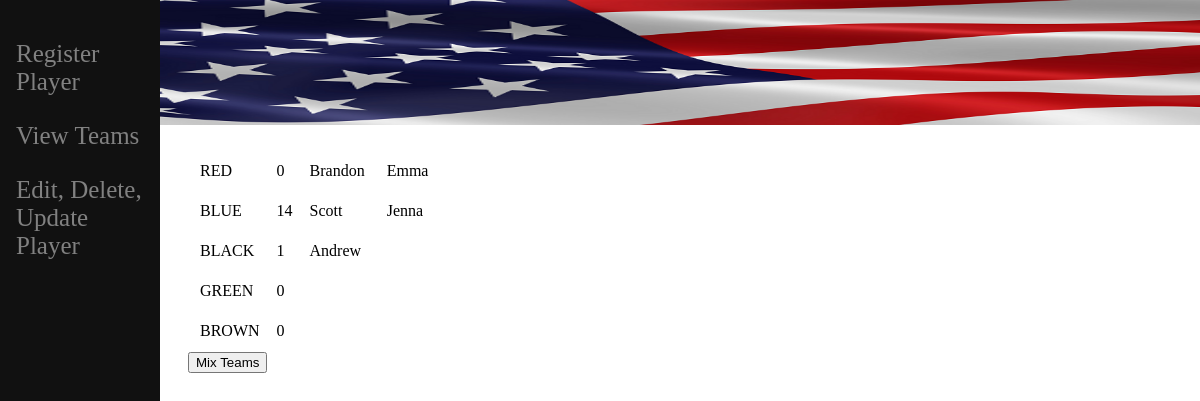
The app's page /, older data.
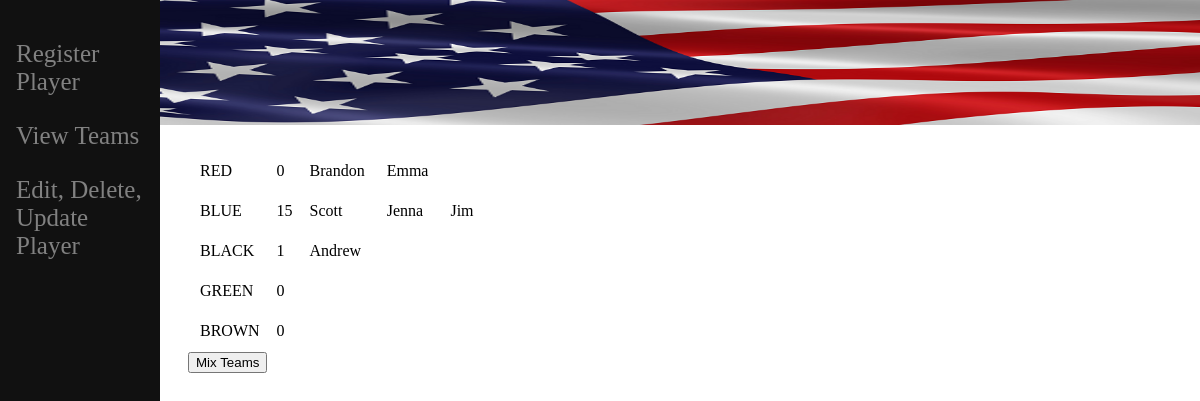
The same page, newer data.
### v_ball/models.py (models this page shows)
class Player(models.Model):
    player_name = models.CharField(max_length=30)
    skill_level = models.IntegerField()
    team = models.ForeignKey(Team, on_delete=models.SET_NULL, null=True, related_name="players")
    def __str__(self):
        return self.player_name

### v_ball/views.py (the view)
# urls.py: 2. Add a URL to urlpatterns:  path('', views.home, name='home')
def home(request):
    [red_team_points, blue_team_points, black_team_points, green_team_points, brown_team_points] = total_point_calc()
    players1 = Player.objects.all().filter(team = 1)
    players2 = Player.objects.all().filter(team = 2)
    players3 = Player.objects.all().filter(team = 3)
    players4 = Player.objects.all().filter(team = 4)
    players5 = Player.objects.all().filter(team = 5)
    points_red = red_team_points
    points_blue = blue_team_points
    points_black = black_team_points
    points_green = green_team_points
    points_brown = brown_team_points
    return render(request, 'home.html', {'players1': players1, 'players2': players2, 'players3': players3,'players4': players4,'players5': players5, 'points_red':points_red, 'points_blue': points_blue, 'points_black':points_black, 'points_green': points_green, 'points_brown': points_brown})

### v_ball/templates/home.html (shortened to what this page needs)
{% extends 'base.html' %}
{% block content %}
<html>
        <body>
                <div>
                <table>
                        <tr>
                                <td style="padding:10px;">RED</td>
                                <td style="padding: 5px;">{{points_red}}</td>
                                {% for p in players1 %}
                                <td style="padding:10px;">{{p.player_name}}</td>
                                {% endfor %}
                        </tr>
                        <tr>
                                <td style="padding:10px;">BLUE</td>
                                <td style="padding: 5px;">{{points_blue}}</td>
                                {% for p in players2 %}
                                <td style="padding:10px;">{{p.player_name}}</td>
                                {% endfor %}
                        </tr>
                        <tr>
                                <td style="padding:10px;">BLACK</td>
                                <td style="padding: 5px;">{{points_black}}</td>
                                {% for p in players3 %}
                                <td style="padding:10px;">{{p.player_name}}</td>
                                {% endfor %}
                        </tr>
                        <tr>
                                <td style="padding:10px;">GREEN</td>
                                <td style="padding: 5px;">{{points_green}}</td>
                        </tr>
                        <tr>
                                <td style="padding:10px;">BROWN</td>
                                <td style="padding: 5px;">{{points_brown}}</td>
                        </tr>
                </table>
                <form action= "/mix_teams" method ='get'>
                        <input type= "submit" value= "Mix Teams" />
                </div>
        </body>
</html>
{% endblock %}

### v_ball/templates/base.html (shortened to what this page needs)
{% load static %}
<!DOCTYPE html>
<html>
<head>
 </head>
 <body>
    <div class = "content">
        {% block content %}
        {% endblock %}
    </div>
    <div class = "sidenav">
        <a href = '/register/'>Register Player</a>
        <a href = '/'>View Teams</a>
        <a href = "/delete_players/">Edit, Delete, Update Player</a>
    </div>
    <div class = "logo">
        <img src = "{% static 'usflag.png' %}" alt="My image"
        style="object-fit: fill;
        width:1250px;
        height:125px;"/>
    </div>
</body>
</html>

### v_ball/templates/base.html (style rules this page uses)
.sidenav { height:100%; width:160px; position:fixed; z-index:1; top:0; Left:0; background-color:#111; overflow-x:hidden; padding-top:20px; }
.sidenav a { padding: 20px 8px 6px 16px; text-decoration:none; font-size:25px; color: #818181; display:block; }
.logo { top:0; position:fixed; Left:160px; z-index: 1; height:35%; width: 100%; }
.content { margin-top:150px; margin-left:180px; }

Row changes from the older to the newer data that the page shows:
added Player: player_name "Jim"
Text that changed along with them:
{{ points_blue }}: "14" → "15"
